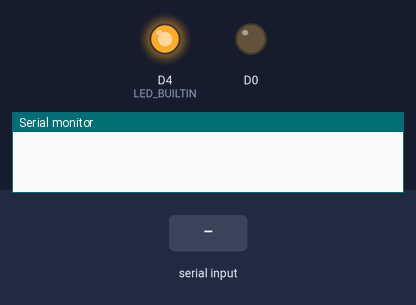
Bench run of a sketch on a simulated ESP8266 (NodeMCU). Parts: output pins drawn as LEDs (lit = HIGH, except the on-board LED, lit = LOW), the last lines printed to the serial monitor. The inputs (shaded band) are chosen by the test bench. WiFi joins after 1.5 s; servers stay silent unless stated.

Above: at 0.1 s.
At 3.2 s:
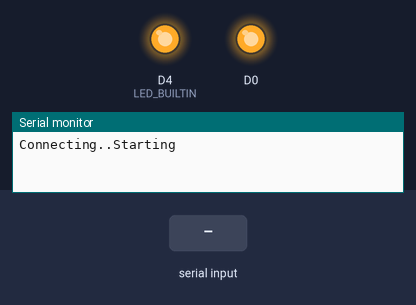
3.3 s: "1" received over the second serial link
At 3.7 s:
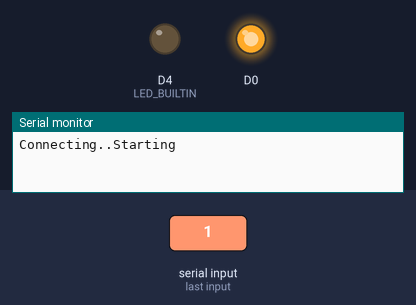
Timing chart, 0 to 6.3 s (numbered marks = the images above; inputs shaded):
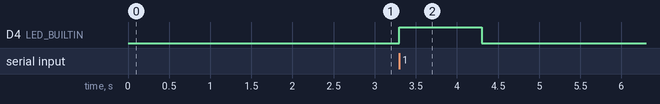

The sketch:

ESPIndoorAir.ino
```cpp
#include<SoftwareSerial.h>
#include <ESP8266WiFi.h>        // Include the Wi-Fi library
#include <ESP8266HTTPClient.h>

const char* ssid     = "NIAQ";         // The SSID (name) of the Wi-Fi network you want to connect to
const char* password = "indoorairquality";     // The password of the Wi-Fi network

#define URX D1
#define UTX D2


SoftwareSerial UART(URX, UTX);

struct Sensor_data{
  float nh3 = 0.0;
  float co = 0.0;
  float no2 = 0.0;
  float c3h8 = 0.0;
  float c4h10 = 0.0;
  float ch4 = 0.0;
  float h2 = 0.0;
  float c2h5oh = 0.0;
  float pm25 = 0.0;
  float co2 = 0.0;
  float temperature = 0.0;
  float humidity = 0.0;
};

Sensor_data data;

byte buf[sizeof(data)];

void setup() {

  pinMode(D0, OUTPUT);
  pinMode(LED_BUILTIN, OUTPUT);
  pinMode(D1, INPUT);
  pinMode(D2, OUTPUT);

  // put your setup code here, to run once:

  Serial.begin(9600);


  digitalWrite(D0, LOW);


  ////////////////WiFi Setup////////////////////
  Serial.begin(115200);
  WiFi.begin(ssid, password);
  while (WiFi.status() != WL_CONNECTED) {
    delay(1000);
    digitalWrite(D0, LOW);
      delay(500);
      digitalWrite(D0, HIGH);
      delay(500);
    Serial.print("Connecting..");
  }

  UART.begin(9600);
  //UART.end()
  Serial.println("Starting");

}

void loop() {
  // put your main code here, to run repeatedly:
    if (UART.available()>0){
      digitalWrite(LED_BUILTIN, HIGH);
      delay(1000);
      digitalWrite(LED_BUILTIN, LOW);

      UART.readBytes(buf , sizeof(buf));

      memcpy(&data , buf , sizeof(buf));

      Serial.print("NH3: ");
      Serial.println(data.nh3);
      Serial.print("CO: ");
      Serial.println(data.co);
      Serial.print("NO2: ");
      Serial.println(data.no2);
      Serial.print("C3H8: ");
      Serial.println(data.c3h8);
      Serial.print("C4H10: ");
      Serial.println(data.c4h10);
      Serial.print("CH4: ");
      Serial.println(data.ch4);
      Serial.print("H2: ");
      Serial.println(data.h2);
      Serial.print("C2H5OH: ");
      Serial.println(data.c2h5oh);
      Serial.print("PM2.5: ");
      Serial.println(data.pm25);
      Serial.print("CO2: ");
      Serial.println(data.co2);
      Serial.print("Temperature: ");
      Serial.println(data.temperature);
      Serial.print("Humidity: ");
      Serial.println(data.humidity);
      Serial.println("-------------------------------");
      sendValues();
     }
}


void sendValues(){
  if (WiFi.status() == WL_CONNECTED) { //Check WiFi connection status
      HTTPClient http;  //Declare an object of class HTTPClient
      String httpString=String("http://35.239.124.91:4322/store?203&")+String(data.nh3)+"&"+String(data.co)+"&"+String(data.no2)+"&"+String(data.ch4)+"&"+String(data.co2)+"&"+String(data.pm25)+"&"+String(data.temperature)+"&"+String(data.humidity)+String("&*****&*****");
      http.begin(httpString);
      int httpCode = http.GET();  //Send the request
      Serial.println(httpString);
      if(httpCode==200){
          digitalWrite(D0,LOW);
          delay(100);
          digitalWrite(D0,HIGH);
          delay(100);
          digitalWrite(D0,LOW);
          delay(100);
          digitalWrite(D0,HIGH);
        }

      Serial.println(String(httpCode));
      if (httpCode > 0) { //Check the returning code
      String payload = http.getString();   //Get the request response payload
      Serial.println(payload);   //Print the response payload
    }
      http.end();   //Close connection
    }
    delay(5000);    //Send a request every 30 seconds
  }
```

Measured:
- after the input at 3.3 s, D4 (LED_BUILTIN): LOW → HIGH at once, → LOW 1.0 s later
